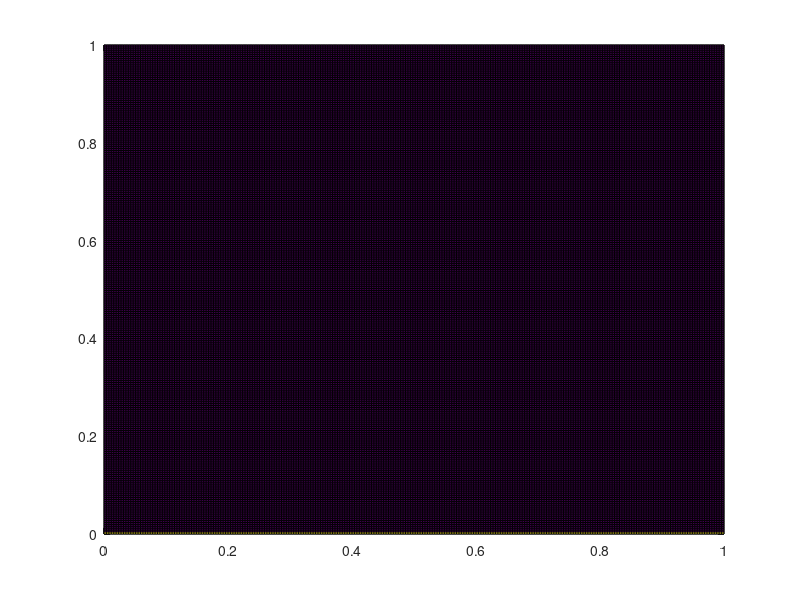

Write the MATLAB code that produced this figure. (Note: this script raises an error after producing the figure.)
N = 2^8;
dx = 1/(N-1);
dt = 10^-2;
c = dx/dt;
u0 = 0.1;
T = 20;

% Initialze f, velocity and density
f = zeros(N,N,9);
rho = zeros(N,N);
u = zeros(N,N);
v = u;
feq = f;


x = linspace(0,1,N);
[xx,yy] = meshgrid(x,x);


tau = 1.5;  
nu = (2*tau-1)*dx^2/(6*dt);
Re = u0/nu; %u0=nu*Re;  

e = [0 0;1 0;0 1;-1 0;0 -1;1 1;-1 1;-1 -1;1 -1;];
w = [4/9,1/9,1/9,1/9,1/9,1/36,1/36,1/36,1/36];

% Initialize f
for i=1:N
    for j=1:N
         f(i,j,:)=w;
    end
end


rho=sum(f,3);
rho(1,:)=(1/(1-0.1))*(f(1,:,1)+f(1,:,2)+f(1,:,5)+2*(f(1,:,4)+f(1,:,7)+f(1,:,8)));

u=(c./rho).*(e(2,1).*f(:,:,2)+e(3,1)*f(:,:,3)+e(4,1)*f(:,:,4)+e(5,1)*f(:,:,5)+e(6,1)*f(:,:,6)+e(7,1)*f(:,:,7)+e(8,1)*f(:,:,8)+e(9,1)*f(:,:,9));
    
v=(c./rho).*(e(2,2).*f(:,:,2)+e(3,2)*f(:,:,3)+e(4,2)*f(:,:,4)+e(5,2)*f(:,:,5)+e(6,2)*f(:,:,6)+e(7,2)*f(:,:,7)+e(8,2)*f(:,:,8)+e(9,2)*f(:,:,9));

t = 0;
step = 0;

while t<T
    
    % Stream

    f(2:N,1:N,2)=f(1:N-1,1:N,2);
    
    f(1:N,2:N,3)=f(1:N,1:N-1,3);
    
    f(1:N-1,1:N,4)=f(2:N,1:N,4);
    
    f(1:N,1:N-1,5)=f(1:N,2:N,5);
    
    f(2:N,2:N,6)=f((1:N-1),(1:N-1),6);
    
    f(1:N-1,2:N,7)=f(2:N,1:N-1,7);
    
    f(1:N-1,1:N-1,8)=f(2:N,2:N,8);
    
    f(2:N,1:N-1,9)=f(1:N-1,2:N,9);
   
    % Calculate equilibrium distribution

    for i=1:9

        feq(:,:,i) = w(i)*rho.*(1+3*(e(i,1)*u+e(i,2)*v)/c+4.5*(e(i,1)*u+e(i,2)*v).^2/c^2-1.5*(u.^2+v.^2)/c^2);
    
    end
%     feq(:,:,1)=w(1)*rho.*(1+3*(e(1,1)*u+e(1,2)*v)/c+4.5*(e(1,1)*u+e(1,2)*v).^2/c^2-1.5*(u.^2+v.^2)/c^2);
%     
%     feq(:,:,2)=w(2)*rho.*(1+3*(e(2,1)*u+e(2,2)*v)/c+4.5*(e(2,1)*u+e(2,2)*v).^2/c^2-1.5*(u.^2+v.^2)/c^2);
%     
%     feq(:,:,3)=w(3)*rho.*(1+3*(e(3,1)*u+e(3,2)*v)/c+4.5*(e(3,1)*u+e(3,2)*v).^2/c^2-1.5*(u.^2+v.^2)/c^2);
%     
%     feq(:,:,4)=w(4)*rho.*(1+3*(e(4,1)*u+e(4,2)*v)/c+4.5*(e(4,1)*u+e(4,2)*v).^2/c^2-1.5*(u.^2+v.^2)/c^2);
%     
%     feq(:,:,5)=w(5)*rho.*(1+3*(e(5,1)*u+e(5,2)*v)/c+4.5*(e(5,1)*u+e(5,2)*v).^2/c^2-1.5*(u.^2+v.^2)/c^2);
%     
%     feq(:,:,6)=w(6)*rho.*(1+3*(e(6,1)*u+e(6,2)*v)/c+4.5*(e(6,1)*u+e(6,2)*v).^2/c^2-1.5*(u.^2+v.^2)/c^2);
%     
%     feq(:,:,7)=w(7)*rho.*(1+3*(e(7,1)*u+e(7,2)*v)/c+4.5*(e(7,1)*u+e(7,2)*v).^2/c^2-1.5*(u.^2+v.^2)/c^2);
%     
%     feq(:,:,8)=w(8)*rho.*(1+3*(e(8,1)*u+e(8,2)*v)/c+4.5*(e(8,1)*u+e(8,2)*v).^2/c^2-1.5*(u.^2+v.^2)/c^2);
%     
%     feq(:,:,9)=w(9)*rho.*(1+3*(e(9,1)*u+e(9,2)*v)/c+4.5*(e(9,1)*u+e(9,2)*v).^2/c^2-1.5*(u.^2+v.^2)/c^2);
%     
    
    % Adjust f for colission

    f=f-(1/tau)*(f-feq);
    
    %Reflective boundary conditions

    % bottom
    f(1,:,6)=f(1,:,8);
    f(1,:,2)=f(1,:,4);
    f(1,:,9)=f(1,:,7);

    % left
    f(N,:,5)=f(N,:,6);
    f(N,:,1)=f(N,:,3);
    f(N,:,8)=f(N,:,7);
    
    %right
    f(:,1,7)=f(:,1,9);
    f(:,1,3)=f(:,1,5);
    f(:,1,6)=f(:,1,8);
    
    % Calculate density
    rho=sum(f,3);
    
    rho(1,:)=(1/(1-u0))*(f(1,:,1)+f(1,:,2)+f(1,:,4)+2*(f(1,:,3)+f(1,:,6)+f(1,:,7)));

    f(1,:,5)=f(1,:,3)+(2/3)*rho(1,:)*u0;
    f(1,:,9)=f(1,:,7)-0.5*(f(1,:,2)-f(1,:,4))+0.5*rho(1,:)*u0;
    f(1,:,7)=f(1,:,6)+0.5*(f(1,:,2)-f(1,:,4))-0.5*rho(1,:)*u0;
    
    
     
    % Calculate velocity
    u=(c./rho).*(e(2,1).*f(:,:,2)+e(3,1)*f(:,:,3)+e(4,1)*f(:,:,4)+e(5,1)*f(:,:,5)+e(6,1)*f(:,:,6)+e(7,1)*f(:,:,7)+e(8,1)*f(:,:,8)+e(9,1)*f(:,:,9));
    
    v=(c./rho).*(e(2,2).*f(:,:,2)+e(3,2)*f(:,:,3)+e(4,2)*f(:,:,4)+e(5,2)*f(:,:,5)+e(6,2)*f(:,:,6)+e(7,2)*f(:,:,7)+e(8,2)*f(:,:,8)+e(9,2)*f(:,:,9));

    if mod(step, 200) == 0
        % Plot velocity
        pcolor(xx,yy, 0.5*(u.^2+v.^2))
        h = streamslice(xx,yy,u,v,1);
        set( h, 'Color', [1,1,1] ) % or set( h, 'Color', 'k' ) if you prefer

        xlabel("$x$",'Interpreter','latex')
        ylabel("$y$",'Interpreter','latex')
        xlim([0 1])
        ylim([0 1])
        %hold on
        
        shading interp
        colormap(hot)
        title("Re = "+ num2str(Re) +" | Time = " + num2str(t))
        
        colorbar
        %hold off
        exportgraphics(gcf,"Flow "+ num2str(Re) +".gif",'Append',true);

        drawnow
    end  
        t = t + dt;
        step = step + 1;
end
    